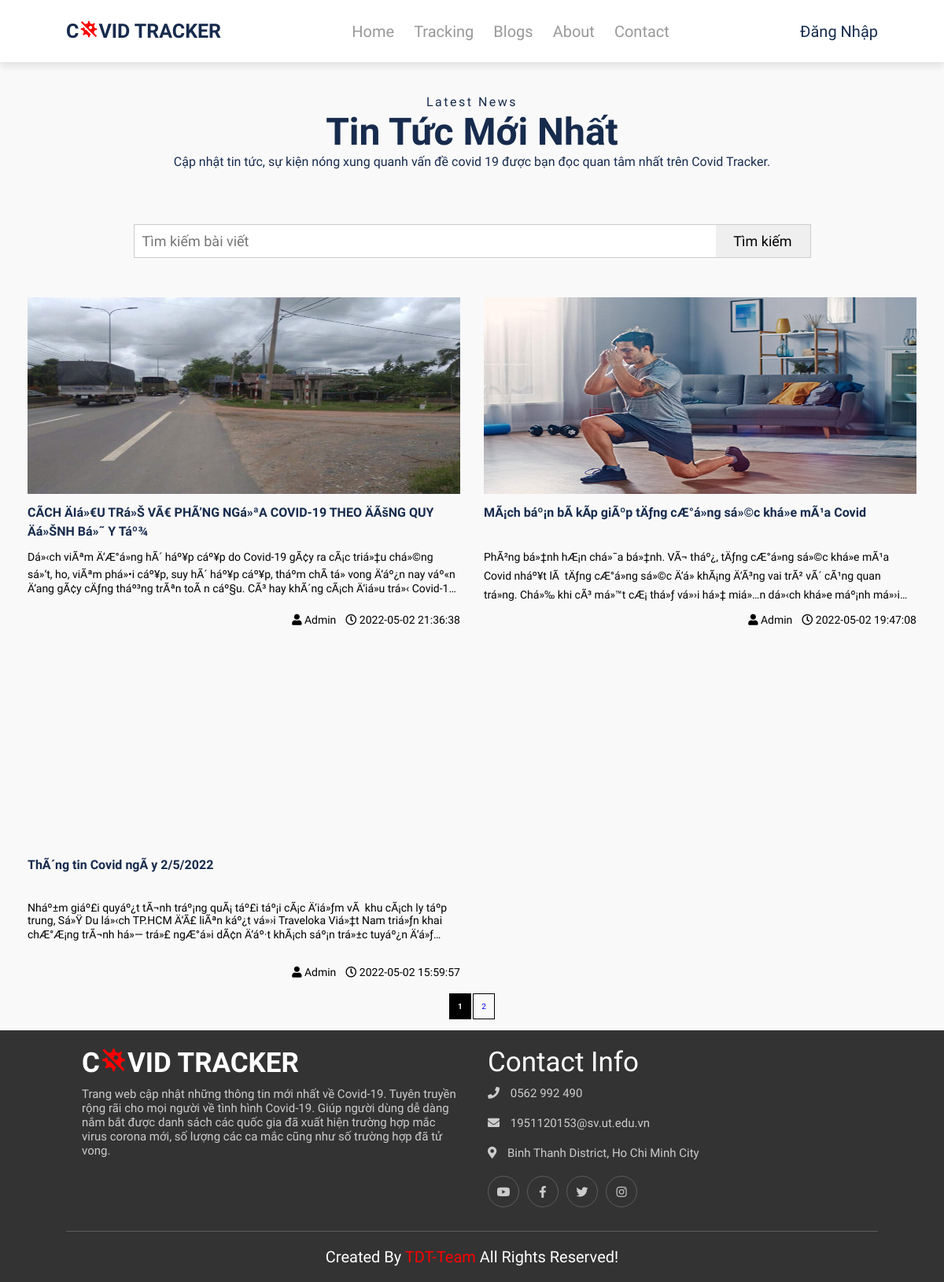
/blog.php, run on an earlier commit of the app's database.
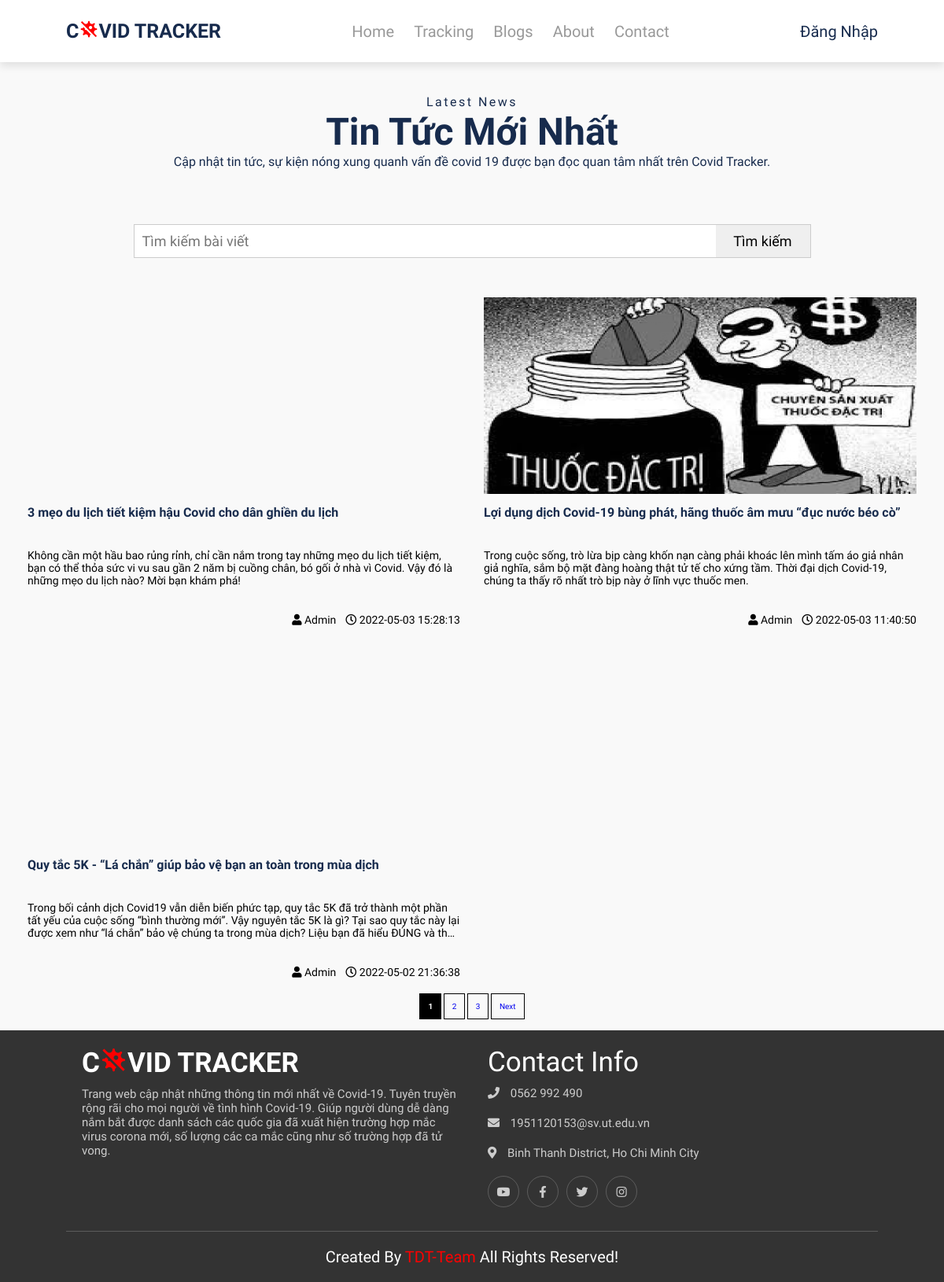
And on a later commit of the database.
### tables this page shows
CREATE TABLE `posts` (
  `post_id` int(10) NOT NULL,
  `title` text NOT NULL,
  `thumbnail` text NOT NULL,
  `description` text NOT NULL,
  `content` text DEFAULT NULL,
  `date_time_create` datetime NOT NULL DEFAULT current_timestamp(),
  `author` varchar(50) DEFAULT NULL
);

### blog.php (the view, shortened to what the changed rows need)
<?php
    include('header.php');
    include('conn.php');
?>
<body onLoad=load() class="loading">
    <div class="blog__container" style="margin-top: 100px">
                    <?php
                        $param = "";
                        $search = isset($_GET['post-name']) ? $_GET['post-name'] : "";
                    ?>
        <div class="row blog__content">
            <?php
                $item_per_page = !empty($_GET['per_page']) ? $_GET['per_page'] : 3;
                $current_page = !empty($_GET['page']) ? $_GET['page'] : 1;
                $offset = ($current_page - 1) * $item_per_page;
                if ($search) {
                    $sql_sl = "SELECT * FROM `posts` WHERE `title` LIKE '%" . $search . "%' OR `description` LIKE '%" . $search . "%' LIMIT " . $item_per_page . " OFFSET " . $offset;
                    $listPost = mysqli_query($connect, $sql_sl);
                    $totalRecords = mysqli_query($connect, "SELECT * FROM `posts` WHERE `title` LIKE '%" . $search . "%' OR `description` LIKE '%" . $search . "%'");
                } else {
                    $sql_sl = "SELECT * FROM `posts` ORDER BY date_time_create DESC LIMIT " . $item_per_page . " OFFSET " . $offset;;
                    $listPost = mysqli_query($connect, $sql_sl);
                    $totalRecords = mysqli_query($connect, "SELECT * FROM `posts`");
                }
                $totalRecords = $totalRecords->num_rows;
                $totalPages = ceil($totalRecords / $item_per_page);
                while ($row = mysqli_fetch_array($listPost)) {
            ?>
            <div class="col-4 col-md-6 col-sm-12">
                <div class="blog__single">
                    <div class="blog__img">
                        <a href="posts.php?id=<?= $row['post_id'] ?>">
                            <img src="upload/<?=$row["thumbnail"]?>" alt="" width="100%">
                        </a>
                    </div>
                    <div class="blog__post">
                        <a href="posts.php?id=<?= $row['post_id'] ?>">
                            <h4><?=$row["title"]?></h4>
                        </a>
                        <p>
                            <?=$row["description"]?>
                        </p>
                    </div>
                    <div class="blog__info">
                        <div class="blog__info-author">
                            <span><i class="fas fa-user"></i></span>
                            <span>Admin</span>
                        </div>
                        <div class="blog__info-cmt">
                            <span><i class="far fa-clock"></i></span>
                            <span><?=$row["date_time_create"]?></span>
                        </div>
                    </div>
                </div>
            </div>
            <?php }
                ?>
        </div>
        <div style="text-align: center; padding-bottom: 25px;" class="pagination">
                <?php include("pagination.php");     ?>
        </div>
    </div>
</body>
<?php
    include('footer.php');
?>

### pagination.php (shortened to what the changed rows need)
<?php if (isset($_GET['id'])) { ?>
<?php
$id = $_GET['id'];
if ($current_page > 3) {
    $first_page = 1;
?>
    <a style="border: 1px solid #000; padding: 10px; text-decoration: none;" href="?<?= $param ?>id=<?= $id ?>&per_page=<?= $item_per_page ?>&page=<?= $first_page ?>">First</a>
<?php }
if ($current_page > 1) {
    $prev_page = $current_page - 1;
?>
    <a style="border: 1px solid #000; padding: 10px; text-decoration: none;" href="?<?= $param ?>id=<?= $id ?>&per_page=<?= $item_per_page ?>&page=<?= $prev_page ?>">Prev</a>
<?php }
?>
<?php for ($num = 1; $num <= $totalPages; $num++) { ?>
    <?php if ($num != $current_page) { ?>
        <?php if ($num > $current_page - 3 && $num < $current_page + 3) { ?>
            <a style="border: 1px solid #000; padding: 10px; text-decoration: none;" href="?<?= $param ?>id=<?= $id ?>&per_page=<?= $item_per_page ?>&page=<?= $num ?>"><?= $num ?></a>
        <?php  } ?>
    <?php  } else { ?>
        <strong style="background-color:#000; border: 1px solid #000; padding: 10px; text-decoration: none; color:#fff;"><?= $num ?></strong>
    <?php  } ?>
<?php }
?>
<?php
if ($current_page < $totalPages - 1) {
    $next_page = $current_page + 1;
?>
    <a style="border: 1px solid #000; padding: 10px; text-decoration: none;" href="?<?= $param ?>id=<?= $id ?>&per_page=<?= $item_per_page ?>&page=<?= $next_page ?>">Next</a>
<?php }
?>
<?php
if ($current_page < $totalPages - 3) {
    $end_page = $totalPages;
?>
    <a style="border: 1px solid #000; padding: 10px; text-decoration: none;" href="?<?= $param ?>id=<?= $id ?>&per_page=<?= $item_per_page ?>&page=<?= $end_page ?>">Last</a>
<?php }
?>
<?php } else { ?>
<?php for ($num = 1; $num <= $totalPages; $num++) { ?>
    <?php if ($num != $current_page) { ?>
        <?php if ($num > $current_page - 3 && $num < $current_page + 3) { ?>
            <a style="border: 1px solid #000; padding: 10px; text-decoration: none;" href="?<?= $param ?>&per_page=<?= $item_per_page ?>&page=<?= $num ?>"><?= $num ?></a>
        <?php  } ?>
    <?php  } else { ?>
        <strong style="background-color:#000; border: 1px solid #000; padding: 10px; text-decoration: none; color:#fff;"><?= $num ?></strong>
    <?php  } ?>
<?php }
?>
<?php
if ($current_page < $totalPages - 1) {
    $next_page = $current_page + 1;
?>
    <a style="border: 1px solid #000; padding: 10px; text-decoration: none;" href="?<?= $param ?>per_page=<?= $item_per_page ?>&page=<?= $next_page ?>">Next</a>
<?php }
?>
<?php }
?>

What changed in the data, as far as the page shows it:
no longer on this page (row unchanged): posts: thumbnail (picture), title "MÃ¡ch báº¡n bÃ­ kÃ­p giÃºp tÄƒng cÆ°á»ng sá»©c khá»e mÃ¹a Covid", description "PhÃ²ng bá»‡nh hÆ¡n chá»¯a bá»‡nh. VÃ¬ tháº¿, tÄƒng cÆ°á»ng sá»©c khá»e mÃ¹a Covid nháº¥t lÃ tÄƒng cÆ°á»ng sá»©c Ä‘á» khÃ¡ng Ä‘Ã³ng vai trÃ² vÃ´ cÃ¹ng quan trá»ng. Chá»‰ khi cÃ³ má»™t cÆ¡ thá»ƒ vá»›i há»‡ miá»…n dá»‹ch khá»e máº¡nh…", date_time_create "2022-05-02 19:47:08"
no longer on this page (row unchanged): posts: title "ThÃ´ng tin Covid ngÃ y 2/5/2022", description "Nháº±m giáº£i quyáº¿t tÃ¬nh tráº¡ng quÃ¡ táº£i táº¡i cÃ¡c Ä‘iá»ƒm vÃ khu cÃ¡ch ly táº­p trung, Sá»Ÿ Du lá»‹ch TP.HCM Ä‘Ã£ liÃªn káº¿t vá»›i Traveloka Viá»‡t Nam triá»ƒn khai chÆ°Æ¡ng trÃ¬nh há»— trá»£ ngÆ°á»i dÃ¢n Ä‘áº·t khÃ¡ch sáº¡n trá»±c tuyáº¿n…", date_time_create "2022-05-02 15:59:57"
added posts: title "3 mẹo du lịch tiết kiệm hậu Covid cho dân ghiền du lịch", description "Không cần một hầu bao rủng rỉnh, chỉ cần nắm trong tay những mẹo du lịch tiết kiệm, bạn có thể thỏa sức vi vu sau gần 2 năm bị cuồng chân, bó gối ở nhà vì Covid. Vậy đó là những mẹo du lịch nào? Mời bạn khám phá!", date_time_create "2022-05-03 15:28:13"
added posts: thumbnail (picture), title "Lợi dụng dịch Covid-19 bùng phát, hãng thuốc âm mưu “đục nước béo cò”", description "Trong cuộc sống, trò lừa bịp càng khốn nạn càng phải khoác lên mình tấm áo giả nhân giả nghĩa, sắm bộ mặt đàng hoàng thật tử tế cho xứng tầm. Thời đại dịch Covid-19, chúng ta thấy rõ nhất trò bịp này ở lĩnh vực thuốc men.", date_time_create "2022-05-03 11:40:50"
changed posts: title "CÃCH ÄIá»€U TRá»Š VÃ€ PHÃ’NG NGá»ªA COVID-19 THEO ÄÃšNG QUY Äá»ŠNH Bá»˜ Y Táº¾" → "Quy tắc 5K - “Lá chắn” giúp bảo vệ bạn an toàn trong mùa dịch"; description "Dá»‹ch viÃªm Ä‘Æ°á»ng hÃ´ háº¥p cáº¥p do Covid-19 gÃ¢y ra cÃ¡c triá»‡u chá»©ng sá»‘t, ho, viÃªm phá»•i cáº¥p, suy hÃ´ háº¥p cáº¥p, tháº­m chÃ­ tá»­ vong Ä‘áº¿n nay váº«n Ä‘ang gÃ¢y cÄƒng tháº³ng trÃªn toÃ n cáº§u. CÃ³ hay khÃ´ng cÃ¡ch Ä‘iá»u trá»‹…" → "Trong bối cảnh dịch Covid19 vẫn diễn biến phức tạp, quy tắc 5K đã trở thành một phần tất yếu của cuộc sống “bình thường mới”. Vậy nguyên tắc 5K là gì? Tại sao quy tắc này lại được xem như “lá chắn” bảo vệ chúng ta trong mùa dịch? Liệu bạn đã hiểu ĐÚNG và…"; thumbnail: picture removed
Also different on the page:
new list line: "3"
text now shown: "Next"
